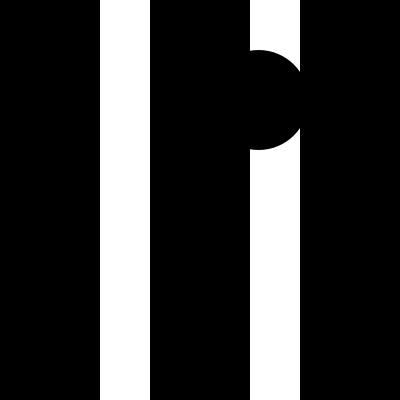
Frame 1 (no input)
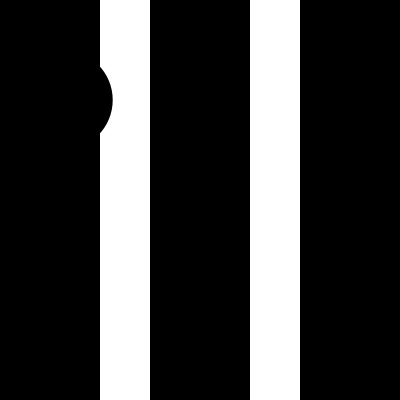
Frame 60 (the mouse pressed at the canvas centre just before this capture)
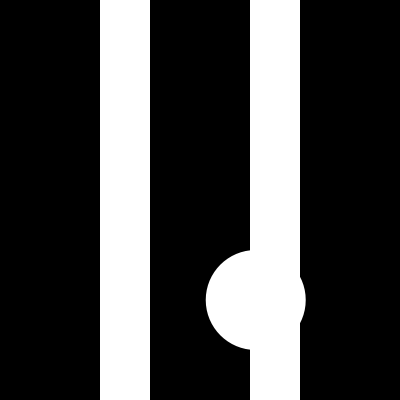
Frame 120 (the mouse held since frame 60 and released just before this capture)

The Processing sketch that drew these frames (run headless with seeded random() and noise(); from frame 60 on, the mouse is pressed at the canvas centre):

// Processing sketch: processing_135860
// ── processing_135860.pde

void setup(){ 
  size(400,400); 
  noStroke(); 
  fill(0);
}

void draw(){ 
  frameRate(10);
  background(255); 
  fill(0);
  rect(0,0,100,400);
  rect(150,0,100,400);
  rect(300,0,100,400);
  if(mouseY<200){ 
    float r=random(400);
    fill(0);
    ellipse(r,100,100,100); 
  }
else { 
  float r=random(400);
  fill(255);
  ellipse(r,300,100,100); 
  }
}
